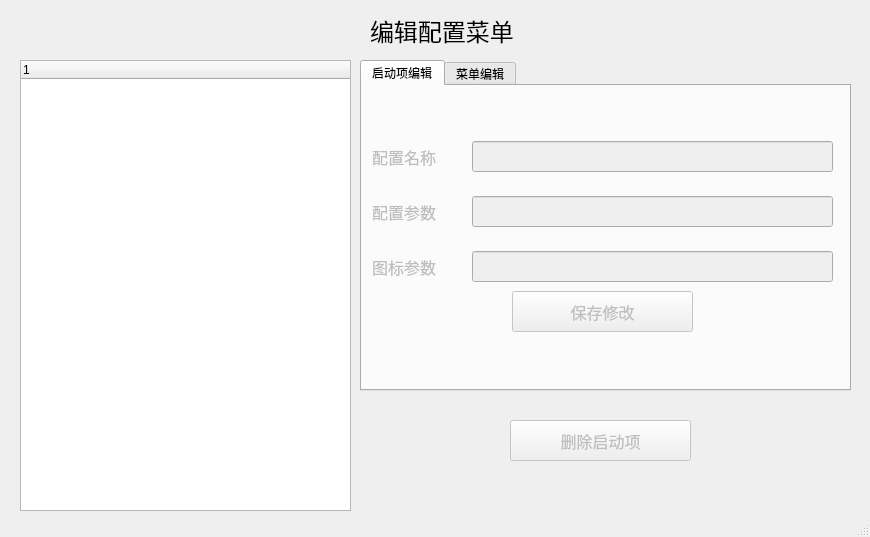
<?xml version="1.0" encoding="UTF-8"?>
<ui version="4.0">
 <class>MainWindow</class>
 <widget class="QMainWindow" name="MainWindow">
  <property name="geometry">
   <rect>
    <x>0</x>
    <y>0</y>
    <width>870</width>
    <height>537</height>
   </rect>
  </property>
  <property name="windowTitle">
   <string>快捷启动配置器</string>
  </property>
  <widget class="QWidget" name="centralwidget">
   <widget class="QLabel" name="label_2">
    <property name="geometry">
     <rect>
      <x>370</x>
      <y>10</y>
      <width>181</width>
      <height>41</height>
     </rect>
    </property>
    <property name="font">
     <font>
      <family>黑体</family>
      <pointsize>18</pointsize>
     </font>
    </property>
    <property name="text">
     <string>编辑配置菜单</string>
    </property>
   </widget>
   <widget class="QTreeWidget" name="treeWidget">
    <property name="geometry">
     <rect>
      <x>20</x>
      <y>60</y>
      <width>331</width>
      <height>451</height>
     </rect>
    </property>
    <column>
     <property name="text">
      <string notr="true">1</string>
     </property>
    </column>
   </widget>
   <widget class="QTabWidget" name="tabWidget">
    <property name="geometry">
     <rect>
      <x>360</x>
      <y>60</y>
      <width>491</width>
      <height>331</height>
     </rect>
    </property>
    <property name="currentIndex">
     <number>0</number>
    </property>
    <widget class="QWidget" name="tab">
     <attribute name="title">
      <string>启动项编辑</string>
     </attribute>
     <widget class="QLabel" name="label_3">
      <property name="enabled">
       <bool>false</bool>
      </property>
      <property name="geometry">
       <rect>
        <x>10</x>
        <y>105</y>
        <width>131</width>
        <height>41</height>
       </rect>
      </property>
      <property name="font">
       <font>
        <family>黑体</family>
        <pointsize>12</pointsize>
       </font>
      </property>
      <property name="text">
       <string>配置参数</string>
      </property>
     </widget>
     <widget class="QPushButton" name="pushButton">
      <property name="enabled">
       <bool>false</bool>
      </property>
      <property name="geometry">
       <rect>
        <x>150</x>
        <y>205</y>
        <width>181</width>
        <height>41</height>
       </rect>
      </property>
      <property name="font">
       <font>
        <family>黑体</family>
        <pointsize>12</pointsize>
       </font>
      </property>
      <property name="text">
       <string>保存修改</string>
      </property>
     </widget>
     <widget class="QLineEdit" name="lineEdit_2">
      <property name="enabled">
       <bool>false</bool>
      </property>
      <property name="geometry">
       <rect>
        <x>110</x>
        <y>110</y>
        <width>361</width>
        <height>31</height>
       </rect>
      </property>
     </widget>
     <widget class="QLabel" name="label">
      <property name="enabled">
       <bool>false</bool>
      </property>
      <property name="geometry">
       <rect>
        <x>10</x>
        <y>50</y>
        <width>131</width>
        <height>41</height>
       </rect>
      </property>
      <property name="font">
       <font>
        <family>黑体</family>
        <pointsize>12</pointsize>
       </font>
      </property>
      <property name="text">
       <string>配置名称</string>
      </property>
     </widget>
     <widget class="QLineEdit" name="lineEdit">
      <property name="enabled">
       <bool>false</bool>
      </property>
      <property name="geometry">
       <rect>
        <x>110</x>
        <y>55</y>
        <width>361</width>
        <height>31</height>
       </rect>
      </property>
     </widget>
     <widget class="QLineEdit" name="lineEdit_3">
      <property name="enabled">
       <bool>false</bool>
      </property>
      <property name="geometry">
       <rect>
        <x>110</x>
        <y>165</y>
        <width>361</width>
        <height>31</height>
       </rect>
      </property>
     </widget>
     <widget class="QLabel" name="label_4">
      <property name="enabled">
       <bool>false</bool>
      </property>
      <property name="geometry">
       <rect>
        <x>10</x>
        <y>160</y>
        <width>131</width>
        <height>41</height>
       </rect>
      </property>
      <property name="font">
       <font>
        <family>黑体</family>
        <pointsize>12</pointsize>
       </font>
      </property>
      <property name="text">
       <string>图标参数</string>
      </property>
     </widget>
    </widget>
    <widget class="QWidget" name="tab_2">
     <attribute name="title">
      <string>菜单编辑</string>
     </attribute>
     <widget class="QPushButton" name="pushButton_2">
      <property name="enabled">
       <bool>true</bool>
      </property>
      <property name="geometry">
       <rect>
        <x>160</x>
        <y>200</y>
        <width>181</width>
        <height>41</height>
       </rect>
      </property>
      <property name="font">
       <font>
        <family>黑体</family>
        <pointsize>12</pointsize>
       </font>
      </property>
      <property name="text">
       <string>新建目录</string>
      </property>
     </widget>
     <widget class="QLineEdit" name="lineEdit_5">
      <property name="enabled">
       <bool>true</bool>
      </property>
      <property name="geometry">
       <rect>
        <x>110</x>
        <y>90</y>
        <width>361</width>
        <height>31</height>
       </rect>
      </property>
     </widget>
     <widget class="QLineEdit" name="lineEdit_6">
      <property name="enabled">
       <bool>true</bool>
      </property>
      <property name="geometry">
       <rect>
        <x>110</x>
        <y>145</y>
        <width>361</width>
        <height>31</height>
       </rect>
      </property>
     </widget>
     <widget class="QLabel" name="label_6">
      <property name="enabled">
       <bool>true</bool>
      </property>
      <property name="geometry">
       <rect>
        <x>10</x>
        <y>85</y>
        <width>131</width>
        <height>41</height>
       </rect>
      </property>
      <property name="font">
       <font>
        <family>黑体</family>
        <pointsize>12</pointsize>
       </font>
      </property>
      <property name="text">
       <string>目录名称</string>
      </property>
     </widget>
     <widget class="QLabel" name="label_7">
      <property name="enabled">
       <bool>true</bool>
      </property>
      <property name="geometry">
       <rect>
        <x>10</x>
        <y>140</y>
        <width>131</width>
        <height>41</height>
       </rect>
      </property>
      <property name="font">
       <font>
        <family>黑体</family>
        <pointsize>12</pointsize>
       </font>
      </property>
      <property name="text">
       <string>图标参数</string>
      </property>
     </widget>
    </widget>
   </widget>
   <widget class="QPushButton" name="pushButton_3">
    <property name="enabled">
     <bool>false</bool>
    </property>
    <property name="geometry">
     <rect>
      <x>510</x>
      <y>420</y>
      <width>181</width>
      <height>41</height>
     </rect>
    </property>
    <property name="font">
     <font>
      <family>黑体</family>
      <pointsize>12</pointsize>
     </font>
    </property>
    <property name="text">
     <string>删除启动项</string>
    </property>
   </widget>
  </widget>
  <widget class="QStatusBar" name="statusbar"/>
 </widget>
 <resources/>
 <connections>
  <connection>
   <sender>treeWidget</sender>
   <signal>clicked(QModelIndex)</signal>
   <receiver>MainWindow</receiver>
   <slot>slot1()</slot>
   <hints>
    <hint type="sourcelabel">
     <x>191</x>
     <y>214</y>
    </hint>
    <hint type="destinationlabel">
     <x>225</x>
     <y>23</y>
    </hint>
   </hints>
  </connection>
 </connections>
 <slots>
  <slot>slot1()</slot>
 </slots>
</ui>
